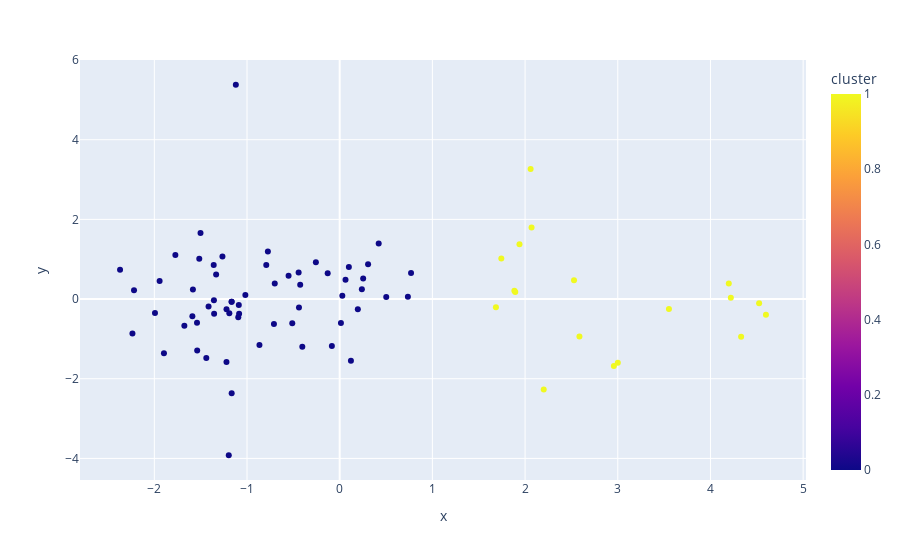

Source (notebook cell):
### Code cell
pca_pipeline4 = Pipeline([('scaler', StandardScaler()), ('PCA', PCA(n_components=2))])
song_embedding4 = pca_pipeline4.fit_transform(X_max)
projection4 = pd.DataFrame(columns=['x', 'y'], data=song_embedding4)
projection4['title'] = df_max['track_name']
projection4['artist'] = df_max['artist_name']
projection4['cluster'] = df_max['cluster']
fig4 = px.scatter(projection4, x='x', y='y', color='cluster', hover_data=['x', 'y', 'title', 'artist'])
fig4.show()

### Figure 1 — Plotly figure (JSON) as saved in the notebook; plotly's stock layout.template omitted (floating-point values rounded to 4 significant figures; data arrays with more than 128 entries replaced by an {"elided": "..."} marker saying what was removed)
{"data": [{"customdata": {"elided": "78x2 str values"}, "hovertemplate": "x=%{x}<br>y=%{y}<br>title=%{customdata[0]}<br>artist=%{customdata[1]}<br>cluster=%{marker.color}<extra></extra>", "legendgroup": "", "marker": {"color": [0, 0, 0, 0, 0, 0, 0, 1, 0, 1, 0, 0, 0, 1, 0, 0, 0, 1, 0, 0, 0, 0, 0, 0, 0, 0, 0, 0, 0, 0, 0, 1, 1, 0, 0, 1, 1, 0, 0, 0, 1, 0, 0, 1, 0, 0, 0, 0, 0, 0, 0, 0, 0, 1, 0, 0, 0, 0, 1, 0, 0, 1, 1, 0, 1, 0, 0, 1, 0, 0, 0, 1, 0, 1, 0, 0, 0, 0], "coloraxis": "coloraxis", "symbol": "circle"}, "mode": "markers", "name": "", "orientation": "v", "showlegend": false, "type": "scatter", "x": [-1.993, -0.5117, -0.5515, -1.089, 0.4206, -0.7921, -1.415, 4.525, 0.02821, 1.744, -1.773, -0.4034, -1.085, 2.528, -1.166, 0.01331, -1.197, 3.001, -1.094, -0.7751, -0.4262, -1.333, -0.7095, -1.515, -1.439, 0.3062, -2.37, -0.257, -1.359, -0.8658, 0.0987, 4.599, 2.958, 0.1956, -0.08457, 1.894, 2.06, -1.221, -0.4395, -1.355, 1.939, -1.584, -1.191, 4.22, 0.2392, -1.166, 0.06267, 0.1211, 0.502, -1.12, 0.7356, -1.018, 0.2531, 1.884, -0.1295, -1.943, -0.443, -1.502, 2.586, -1.537, -1.896, 2.07, 2.201, -1.676, 4.331, -2.219, -1.357, 4.198, -1.222, 0.7696, -1.589, 1.685, -1.539, 3.552, -1.265, -2.236, -1.165, -0.7006], "xaxis": "x", "y": [-0.3529, -0.6087, 0.5864, -0.1488, 1.396, 0.8524, -0.1852, -0.1074, 0.08372, 1.02, 1.104, -1.196, -0.3703, 0.4734, -0.06753, -0.5983, -3.921, -1.599, -0.4541, 1.191, 0.3604, 0.6191, -0.6261, 1.009, -1.478, 0.8733, 0.735, 0.924, 0.8544, -1.152, 0.8047, -0.3942, -1.678, -0.2583, -1.179, 0.1793, 3.266, -0.2557, -0.2092, -0.3662, 1.375, 0.2422, -0.356, 0.03106, 0.2481, -0.06753, 0.4874, -1.546, 0.05173, 5.38, 0.05876, 0.1036, 0.5155, 0.2096, 0.648, 0.4554, 0.6694, 1.655, -0.9368, -1.293, -1.363, 1.793, -2.27, -0.6727, -0.9446, 0.2212, -0.0326, 0.3922, -1.581, 0.6541, -0.4333, -0.2072, -0.5944, -0.2481, 1.07, -0.8672, -2.364, 0.3881], "yaxis": "y"}], "layout": {"coloraxis": {"colorbar": {"title": {"text": "cluster"}}, "colorscale": [[0, "#0d0887"], [0.1111, "#46039f"], [0.2222, "#7201a8"], [0.3333, "#9c179e"], [0.4444, "#bd3786"], [0.5556, "#d8576b"], [0.6667, "#ed7953"], [0.7778, "#fb9f3a"], [0.8889, "#fdca26"], [1, "#f0f921"]]}, "legend": {"tracegroupgap": 0}, "margin": {"t": 60}, "xaxis": {"anchor": "y", "domain": [0, 1], "title": {"text": "x"}}, "yaxis": {"anchor": "x", "domain": [0, 1], "title": {"text": "y"}}}}
